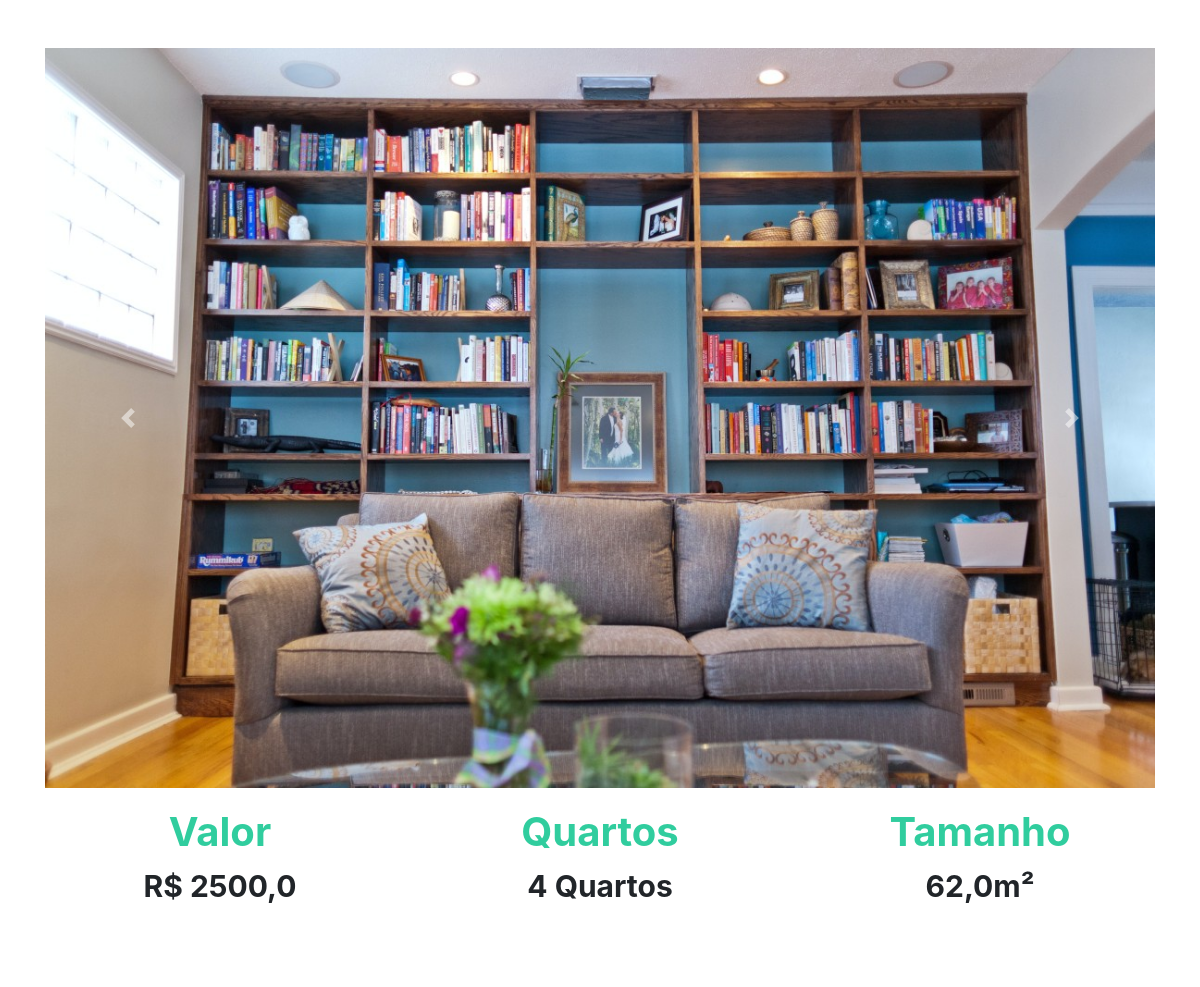
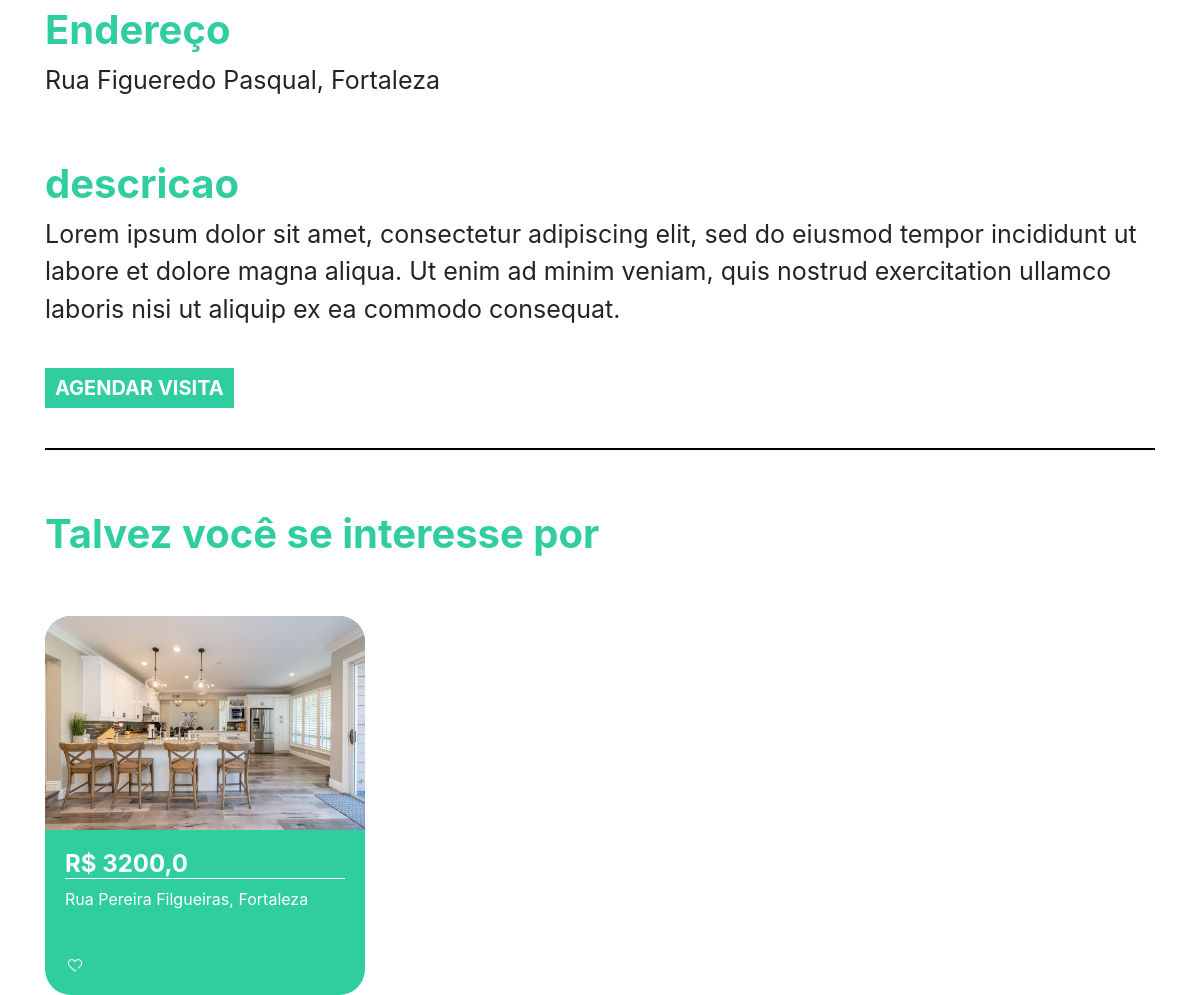
The page /imovel/1 on the database its author committed (2 pictures, top to bottom).
### plataforma/models.py (models this page shows, shortened)
class Imagem(models.Model):
    img = models.ImageField(upload_to='img')
    def __str__(self) -> str:
        return self.img.url

class Imovei(models.Model):
    choices = (('V', 'Venda'),
               ('A', 'Aluguel'))
    choices_imovel = (('A', 'Apartamento'),
                      ('C', 'Casa'))
    imagens = models.ManyToManyField(Imagem)
    valor = models.FloatField()
    quartos = models.IntegerField()
    tamanho = models.FloatField()
    cidade = models.ForeignKey(Cidade, on_delete=models.DO_NOTHING)
    rua = models.CharField(max_length=50)
    tipo = models.CharField(max_length=1, choices=choices)
    tipo_imovel = models.CharField(max_length=1, choices=choices_imovel)
    numero = models.IntegerField()
    descricao = models.TextField()
    dias_visita = models.ManyToManyField(DiasVisita)
    horarios = models.ManyToManyField(Horario)

class Cidade(models.Model):
    nome = models.CharField(max_length=30)
    def __str__(self) -> str:
        return self.nome

### plataforma/views.py (the view)
# urls.py: path('imovel/<str:id>', views.imovel, name="imovel"),
def imovel(request, id):
    imovel = get_object_or_404(Imovei, id=id)
    sugestoes = Imovei.objects.filter(cidade=imovel.cidade).exclude(id=id)[:2]
    return render(request, 'imovel.html', {'imovel': imovel, 'sugestoes': sugestoes, 'id': id})

### plataforma/models.py (called while the page is built)
    def __str__(self) -> str:
        return self.dia

    def __str__(self) -> str:
        return str(self.horario)

### templates/imovel.html (shortened to what this page needs)
{% extends 'base.html' %}
{% load static %}
{% block 'head' %}
<link rel="stylesheet" href="{% static 'plataforma/css/home.css' %}">
{% endblock  %}
{% block 'body' %}
    <div style="text-align: center" class="container">
        <br>
        <br>
        <div id="carouselExampleControls" class="carousel slide" data-ride="carousel">
            <div class="carousel-inner">
                {% for img in imovel.imagens.all  %}
                    <div class="carousel-item {% if forloop.first %} active {% endif %}" >
                        <img class="d-block w-100" src="{{img}}" alt="First slide">
                    </div>
                {% endfor %}
            </div>
        <a class="carousel-control-prev" href="#carouselExampleControls" role="button" data-slide="prev">
            <span class="carousel-control-prev-icon" aria-hidden="true"></span>
        </a>
        <a class="carousel-control-next" href="#carouselExampleControls" role="button" data-slide="next">
            <span class="carousel-control-next-icon" aria-hidden="true"></span>
        </a>
    </div>
        <div class="row">
            <div class="col-md">
                <h3 class="titulo_especificacao">Valor</h3>
                <p class="especificacao">R$ {{imovel.valor}}</p>
            </div>
            <div class="col-md">
                <h3 class="titulo_especificacao">Quartos</h3>
                <p class="especificacao">{{imovel.quartos}} Quartos</p>
            </div>
            <div class="col-md">
                <h3 class="titulo_especificacao">Tamanho</h3>
                <p class="especificacao">{{imovel.tamanho}}m²</p>
            </div>
        </div>
        <br>
        <br>
        <div style="text-align: left">
            <h3 class="titulo_especificacao">Endereço</h3>
            <p class="especificacao_endereco">{{imovel.rua}}, {{imovel.cidade }}</p>
        </div>
        <br>
        <div style="text-align: left">
            <h3 class="titulo_especificacao">descricao</h3>
            <p class="especificacao_endereco">{{imovel.descricao}}</p>
            <br>
            <button class="btn_agendar_visita" data-toggle="modal" data-target="#exampleModal">AGENDAR VISITA</button>
            <br>
            <br>
        </div>
        <hr style="border: 1px solid black">
        <br>
        <div class="div_possivel_interesse">
            <h3 class="titulo_especificacao">Talvez você se interesse por</h3>
            <div class="row">
                {% for sugestao in sugestoes %}
                    <div class="col-md cont">
                        <div class="card_imovel">
                            <img class="img_capa_imovel" src="{{sugestao.imagens.all.0.img.url}}">
                            <div class="informacoes_imoveis">
                            <a class="a_none" href="{% url 'imovel' sugestao.id %}"><h4 class="valor">R$ {{sugestao.valor}}</h4></a>
                            <p>{{sugestao.rua}}, {{sugestao.cidade}}</p>
                            <br>
                            <img width="7%" src="{% static 'plataforma/img/heart.png' %}">
                            </div>
                        </div>
                    </div>
                {% endfor %}
            </div>
        </div>
    </div>
{% endblock  %}

### templates/static/plataforma/css/home.css (style rules this page uses)
.card_imovel { background-color: #30CD9E; width: 20rem; margin-top: 50px; border-radius: 26px; }
.img_capa_imovel { width: 100%; border-top-left-radius: 26px; border-top-right-radius: 26px; }
.informacoes_imoveis { padding: 20px; color: white; }
.valor { font-weight: bold; border-bottom: 1px solid white; }
.a_none { color: white; }
.titulo_especificacao { color: #30CD9E; font-weight: bold; margin-top: 20px; font-size: 40px; }
.especificacao { font-size: 30px; font-weight: bold; }
.especificacao_endereco { font-size: 25px; }
.btn_agendar_visita { border: none; background-color: #30CD9E; color: white; font-weight: bold; font-size: 20px; padding: 5px 10px 5px 10px; }
.div_possivel_interesse { text-align: left; }

### rows shown on the page
Imagem: img (picture)
Imovei: valor "2500,0", quartos "4", tamanho "62,0", rua "Rua Figueredo Pasqual", cidade "Fortaleza", descricao "Lorem ipsum dolor sit amet, consectetur adipiscing elit, sed do eiusmod tempor incididunt ut labore et dolore magna aliqua. Ut enim ad minim veniam, quis nostrud exercitation ullamco laboris nisi ut aliquip ex ea commodo consequat."
Imovei: imagens.all.0.img (picture), valor "3200,0", rua "Rua Pereira Filgueiras", cidade "Fortaleza"
